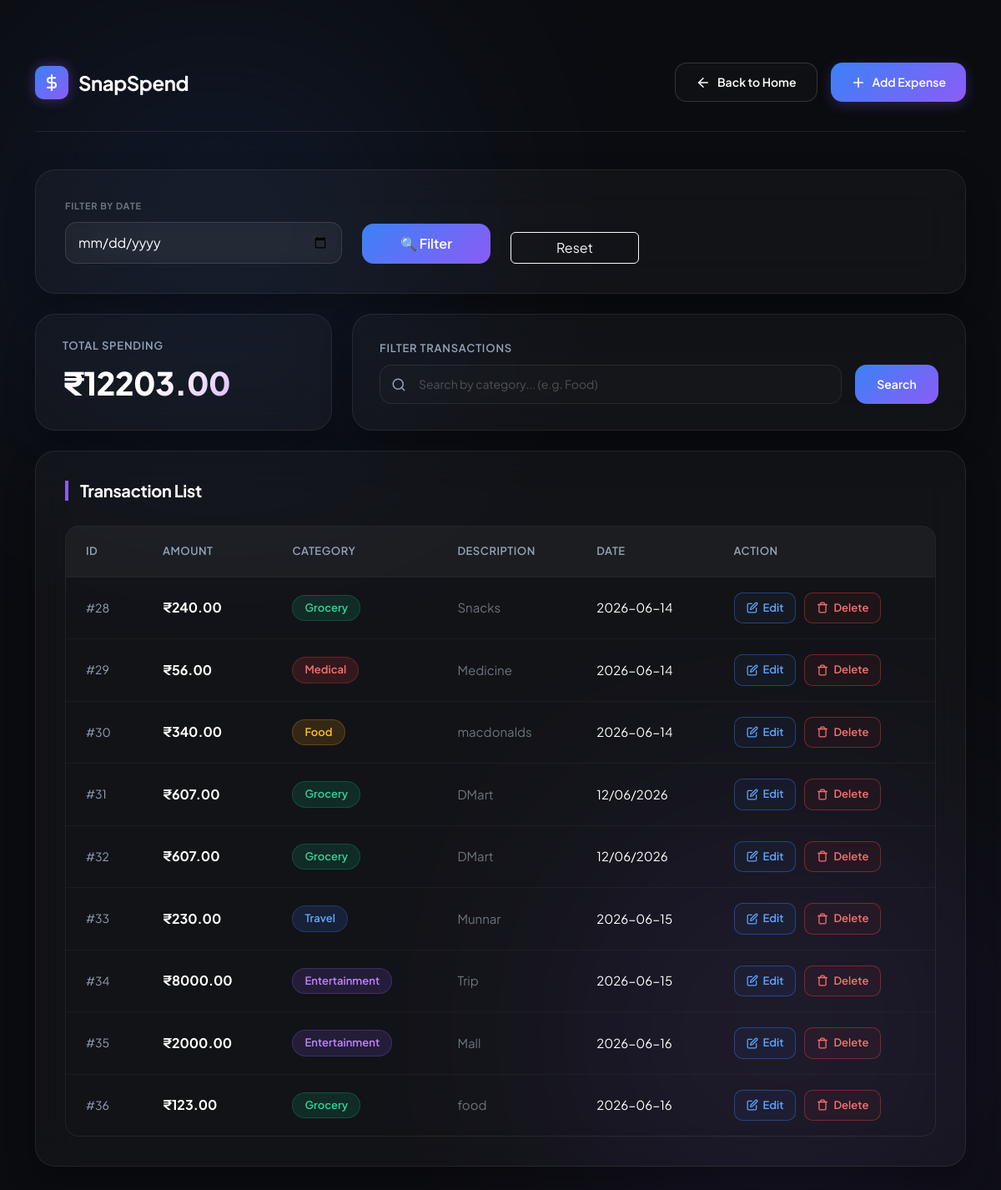
/expenses (signed in), run on the app's committed database.
### tables this page shows
CREATE TABLE expenses(
    id INTEGER PRIMARY KEY AUTOINCREMENT,
    amount REAL,
    category TEXT,
    description TEXT,
    date TEXT
);

### app.py (the view, shortened to what this page needs)
@app.route("/expenses")
@login_required
def expenses():
    selected_date = request.args.get("to_date")
    search=request.args.get("search")
    month=request.args.get("month")
    from_date = request.args.get("from_date")
    to_date = request.args.get("to_date")
    conn=sqlite3.connect("snapspend.db")
    cursor=conn.cursor()
    if from_date and to_date:
        cursor.execute("SELECT * FROM expenses WHERE category LIKE ?", ('%'+search+'%',))
        row=cursor.fetchall()
        cursor.execute("SELECT SUM(amount) FROM expenses WHERE category LIKE ?", ('%'+search+'%',))
        total = cursor.fetchone()[0] or 0
    else:
        cursor.execute("SELECT id,amount,category, date FROM expenses")
        row=cursor.fetchall()
        cursor.execute("SELECT SUM(amount) FROM expenses")
        total = cursor.fetchone()[0] or 0
        month = request.args.get("month")
        conn=sqlite3.connect("snapspend.db")
        cursor=conn.cursor()
        if month:
            cursor.execute("""
                           SELECT * FROM expenses
                           WHERE substr(date,4,2)=?
                           AND substr(date,7,4)=?
                           """, (month))
            row=cursor.fetchall()
            cursor.execute("""
        SELECT SUM(amount)
        FROM expenses
        WHERE substr(date,1,7)=?
        """, (month,))
            total = cursor.fetchone()[0] or 0
        else:
            cursor.execute("SELECT * FROM expenses")
            row=cursor.fetchall()
            cursor.execute("SELECT SUM(amount) FROM expenses")
            total = cursor.fetchone()[0] or 0
            print(cursor.fetchall())
            cursor.execute("SELECT date FROM expenses")
            print(cursor.fetchall())
            cursor.execute("SELECT * FROM expenses")
            print(cursor.fetchall())
            print("Rows:", row)
            print("Month:", month)
    return render_template("expenses.html", row=row, total=total)

### app.py (called while the page is built)
def login_required(f):
    @wraps(f)
    def decorated_function(*args, **kwargs):
        if "user_id" not in session:
            flash("Please log in to access this page.", "error")
            return redirect("/login")
        return f(*args, **kwargs)
    return decorated_function

### templates/expenses.html (shortened to what this page needs)
<!DOCTYPE html>
<html lang="en">
<head>
    <link href="https://cdn.jsdelivr.net/npm/bootstrap@5.3.7/dist/css/bootstrap.min.css" rel="stylesheet">
    <link rel="stylesheet" href="{{ url_for('static', filename='css/auth.css') }}">
</head>
<body>
    <div class="container-xl main-wrapper">
        <header class="dash-header">
            <a href="/" class="brand-logo">
                <div class="brand-logo-icon">
                    <svg width="20" height="20" viewBox="0 0 24 24" fill="none" stroke="#ffffff" stroke-width="2.5" stroke-linecap="round" stroke-linejoin="round">
                        <line x1="12" y1="1" x2="12" y2="23"></line>
                        <path d="M17 5H9.5a3.5 3.5 0 0 0 0 7h5a3.5 3.5 0 0 1 0 7H6"></path>
                    </svg>
                </div>
                <span>SnapSpend</span>
            </a>
            <div class="header-actions">
                <a href="/" class="btn-custom">
                    <svg width="18" height="18" viewBox="0 0 24 24" fill="none" stroke="currentColor" stroke-width="2" stroke-linecap="round" stroke-linejoin="round">
                        <line x1="19" y1="12" x2="5" y2="12"></line>
                        <polyline points="12 19 5 12 12 5"></polyline>
                    </svg>
                    <span>Back to Home</span>
                </a>
                <a href="/add" class="btn-custom btn-primary-custom">
                    <svg width="18" height="18" viewBox="0 0 24 24" fill="none" stroke="currentColor" stroke-width="2.2" stroke-linecap="round" stroke-linejoin="round">
                        <line x1="12" y1="5" x2="12" y2="19"></line>
                        <line x1="5" y1="12" x2="19" y2="12"></line>
                    </svg>
                    <span>Add Expense</span>
                </a>
            </div>
        </header>
       <div class="dash-card mb-4">
    <form method="GET" action="/expenses">
        <div class="row align-items-end">
            <div class="col-md-4">
                <label class="form-label text-secondary">
                    Filter by Date
                </label>
                <input
                    type="date"
                    name="to_date"
                    class="form-control custom-filter">
            </div>
            <div class="col-md-2">
                <button
                    type="submit"
                    class="btn btn-gradient w-100 filter-btn">
                    🔍 Filter
                </button>
            </div>
            <div class="col-md-2">
                <a
                    href="/expenses"
                    class="btn btn-outline-light w-100">
                    Reset
                </a>
            </div>
        </div>
    </form>
</div>
        <div class="row g-4 mb-4 align-items-stretch">
            <div class="col-lg-4 col-12">
                <div class="dash-card h-100 mb-0 d-flex flex-column justify-content-center" style="padding: 28px 32px;">
                    <div style="font-size: 13px; font-weight: 600; text-transform: uppercase; color: var(--text-secondary); letter-spacing: 0.8px; margin-bottom: 6px;">Total Spending</div>
                    <div style="font-size: 38px; font-weight: 800; background: linear-gradient(135deg, #ffffff 40%, #c084fc 100%); -webkit-background-clip: text; -webkit-text-fill-color: transparent; letter-spacing: -0.5px;">₹{{ "%.2f"|format(total) if total else "0.00" }}</div>
                </div>
            </div>
            <div class="col-lg-8 col-12">
                <div class="dash-card h-100 mb-0 d-flex flex-column justify-content-center" style="padding: 28px 32px;">
                    <div style="font-size: 13px; font-weight: 600; text-transform: uppercase; color: var(--text-secondary); letter-spacing: 0.8px; margin-bottom: 10px;">Filter Transactions</div>
                    <form action="/expenses" method="GET" class="d-flex gap-3">
                        <div class="input-wrapper flex-grow-1" style="margin-bottom: 0;">
                            <input type="text" name="search" class="auth-input" placeholder="Search by category... (e.g. Food)" value="{{ request.args.get('search', '') }}" style="border-radius: 14px; padding: 12px 18px 12px 46px; font-size: 14px;">
                            <div class="input-icon" style="left: 14px;">
                                <svg width="18" height="18" viewBox="0 0 24 24" fill="none" stroke="currentColor" stroke-width="2" stroke-linecap="round" stroke-linejoin="round">
                                    <circle cx="11" cy="11" r="8"></circle>
                                    <line x1="21" y1="21" x2="16.65" y2="16.65"></line>
                                </svg>
                            </div>
                        </div>
                        <button type="submit" class="btn btn-gradient px-4" style="border-radius: 14px; font-weight: 600; font-size: 14px; min-width: 100px;">Search</button>
                    </form>
                </div>
            </div>
        </div>
        <div class="dash-card">
            <h3 class="dash-card-title">Transaction List</h3>
            {% if row %}
                <div class="custom-table-container">
                    <table class="table-custom">
                        <thead>
                            <tr>
                                <th>ID</th>
                                <th>Amount</th>
                                <th>Category</th>
                                <th>Description</th>
                                <th>Date</th>
                                <th>Action</th>
                            </tr>
                        </thead>
                        <tbody>
                            {% for expense in row %}
                            <tr>
                                <td style="color: var(--text-secondary); font-size: 14px;">#{{ expense[0] }}</td>
                                <td class="fw-bold text-white" style="font-size: 16px;">₹{{ "%.2f"|format(expense[1]) }}</td>
                                <td>
                                    <span class="cat-badge badge-{{ expense[2] }}">{{ expense[2] }}</span>
                                </td>
                                <td class="desc-cell text-secondary">{{ expense[3] }}</td>
                                <td>{{ expense[4] }}</td>
                                <td>
                                    <div class="actions-cell">
                                        <a href="/edit/{{ expense[0] }}" class="btn-action-edit">
                                            <svg width="14" height="14" viewBox="0 0 24 24" fill="none" stroke="currentColor" stroke-width="2.2" stroke-linecap="round" stroke-linejoin="round">
                                                <path d="M11 4H4a2 2 0 0 0-2 2v14a2 2 0 0 0 2 2h14a2 2 0 0 0 2-2v-7"></path>
                                                <path d="M18.5 2.5a2.121 2.121 0 1 1 3 3L12 15l-4 1 1-4 9.5-9.5z"></path>
                                            </svg>
                                            <span>Edit</span>
                                        </a>
                                        <a href="/delete/{{ expense[0] }}" class="btn-action-delete" onclick="return confirm('Are you sure you want to delete this expense?')">
                                            <svg width="14" height="14" viewBox="0 0 24 24" fill="none" stroke="currentColor" stroke-width="2.2" stroke-linecap="round" stroke-linejoin="round">
                                                <polyline points="3 6 5 6 21 6"></polyline>
                                                <path d="M19 6v14a2 2 0 0 1-2 2H7a2 2 0 0 1-2-2V6m3 0V4a2 2 0 0 1 2-2h4a2 2 0 0 1 2 2v2"></path>
                                            </svg>
                                            <span>Delete</span>
                                        </a>
                                    </div>
                                </td>
                            </tr>
                            {% endfor %}
                        </tbody>
                    </table>
                </div>
            {% else %}
                <p class="text-secondary text-center py-5">No transaction records found. {% if request.args.get('search') %}Try refining your search keyword.{% else %}Get started by adding a transaction manually or scanning a receipt!{% endif %}</p>
            {% endif %}
        </div>
    </div>
</body>
</html>

### static/css/auth.css (style rules this page uses)
:root { --bg-color: #08090c; --card-bg: rgba(255, 255, 255, 0.02); --card-border: rgba(255, 255, 255, 0.08); --card-border-hover: rgba(139, 92, 246, 0.25); --text-primary: #ffffff; --text-secondary: #94a3b8; --accent-blue: #3b82f6; --accent-purple: #8b5cf6; --accent-gradient: linear-gradient(135deg, #3b82f6 0%, #8b5cf6 100%); --button-gradient: linear-gradient(135deg, rgba(255, 255, 255, 0.12) 0%, rgba(255, 255, 255, 0) 50%), linear-gradient(135deg, #3b82f6 0%, #8b5cf6 100%); --accent-glow: rgba(139, 92, 246, 0.35); --input-bg: rgba(255, 255, 255, 0.015); --input-border: rgba(255, 255, 255, 0.08); --input-focus-border: rgba(139, 92, 246, 0.55); --error-bg: rgba(239, 68, 68, 0.1); --error-border: rgba(239, 68, 68, 0.2); --error-text: #f87171; --success-bg: rgba(16, 185, 129, 0.1); --success-border: rgba(16, 185, 129, 0.2); --success-text: #34d399; }
* { margin: 0; padding: 0; box-sizing: border-box; }
body { font-family: 'Plus Jakarta Sans', sans-serif; background-color: var(--bg-color); color: var(--text-primary); min-height: 100vh; display: flex; justify-content: center; align-items: center; overflow-x: hidden; position: relative; padding: 40px 0; }
body::before, body::after { content: ''; position: absolute; width: 450px; height: 450px; border-radius: 50%; filter: blur(140px); z-index: 0; pointer-events: none; opacity: 0.32; animation: float 12s ease-in-out infinite alternate; }
body::before { background: var(--accent-blue); top: 10%; left: 15%; animation-delay: 0s; }
body::after { background: var(--accent-purple); bottom: 10%; right: 15%; animation-delay: -6s; }
.form-label { display: block; color: var(--text-secondary); font-size: 11px; font-weight: 700; margin-bottom: 10px; text-transform: uppercase; letter-spacing: 0.8px; transition: color 0.3s ease; }
.input-wrapper { position: relative; display: flex; align-items: center; }
.input-icon { position: absolute; left: 18px; color: var(--text-secondary); pointer-events: none; transition: color 0.3s ease, transform 0.3s ease; display: flex; align-items: center; justify-content: center; }
.auth-input { width: 100%; background-color: var(--input-bg); border: 1px solid var(--input-border); border-radius: 14px; padding: 15px 18px 15px 50px; color: var(--text-primary); font-family: inherit; font-size: 15px; transition: all 0.3s cubic-bezier(0.4, 0, 0.2, 1); outline: none; }
.auth-input::placeholder { color: rgba(255, 255, 255, 0.25); }

### data on the page
expenses: id "28", amount "240.00", category "Grocery", description "Snacks", date "2026-06-14"
expenses: id "29", amount "56.00", category "Medical", description "Medicine", date "2026-06-14"
expenses: id "30", amount "340.00", category "Food", description "macdonalds", date "2026-06-14"
expenses: id "31", amount "607.00", category "Grocery", description "DMart", date "12/06/2026"
expenses: id "32", amount "607.00", category "Grocery", description "DMart", date "12/06/2026"
expenses: id "33", amount "230.00", category "Travel", description "Munnar", date "2026-06-15"
expenses: id "34", amount "8000.00", category "Entertainment", description "Trip", date "2026-06-15"
expenses: id "35", amount "2000.00", category "Entertainment", description "Mall", date "2026-06-16"
expenses: id "36", amount "123.00", category "Grocery", description "food", date "2026-06-16"

### other printed values
{{ "%.2f"|format(total) if total else "0.00" }} "12203.00"
